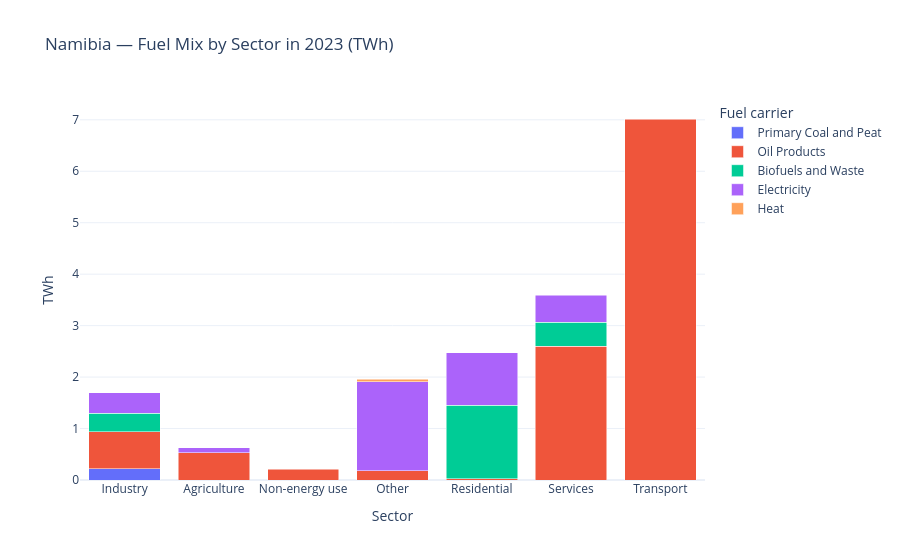

Notebook code for this chart:
### Markdown cell above
## 7 · Fuel mix per sector (latest year — grouped bar)

### Code cell
df_latest = df_sectors[df_sectors["year"] == 2020].copy()

# Melt fuel columns into long format
df_fuels_long = df_latest.melt(
    id_vars=["sector"],
    value_vars=FUEL_COLS,
    var_name="fuel",
    value_name="TWh",
)
df_fuels_long = df_fuels_long[df_fuels_long["TWh"] > 0]

fig = px.bar(
    df_fuels_long,
    x="sector",
    y="TWh",
    color="fuel",
    barmode="stack",
    title=f"{COUNTRY} — Fuel Mix by Sector in {latest_year} (TWh)",
    labels={"TWh": "TWh", "sector": "Sector", "fuel": "Fuel"},
    template="plotly_white",
)
fig.update_layout(legend_title_text="Fuel carrier")
fig.show()

### Figure 1 — Plotly figure (JSON) as saved in the notebook; plotly's stock layout.template omitted (floating-point values rounded to 4 significant figures)
{"data": [{"hovertemplate": "Fuel=Primary Coal and Peat<br>Sector=%{x}<br>TWh=%{y}<extra></extra>", "legendgroup": "Primary Coal and Peat", "marker": {"color": "#636efa", "pattern": {"shape": ""}}, "name": "Primary Coal and Peat", "orientation": "v", "showlegend": true, "textposition": "auto", "type": "bar", "x": ["Industry"], "xaxis": "x", "y": [0.2206], "yaxis": "y"}, {"hovertemplate": "Fuel=Oil Products<br>Sector=%{x}<br>TWh=%{y}<extra></extra>", "legendgroup": "Oil Products", "marker": {"color": "#EF553B", "pattern": {"shape": ""}}, "name": "Oil Products", "orientation": "v", "showlegend": true, "textposition": "auto", "type": "bar", "x": ["Agriculture", "Industry", "Non-energy use", "Other", "Residential", "Services", "Transport"], "xaxis": "x", "y": [0.5256, 0.72, 0.2067, 0.1839, 0.02222, 2.596, 7.016], "yaxis": "y"}, {"hovertemplate": "Fuel=Biofuels and Waste<br>Sector=%{x}<br>TWh=%{y}<extra></extra>", "legendgroup": "Biofuels and Waste", "marker": {"color": "#00cc96", "pattern": {"shape": ""}}, "name": "Biofuels and Waste", "orientation": "v", "showlegend": true, "textposition": "auto", "type": "bar", "x": ["Industry", "Residential", "Services"], "xaxis": "x", "y": [0.3608, 1.435, 0.4733], "yaxis": "y"}, {"hovertemplate": "Fuel=Electricity<br>Sector=%{x}<br>TWh=%{y}<extra></extra>", "legendgroup": "Electricity", "marker": {"color": "#ab63fa", "pattern": {"shape": ""}}, "name": "Electricity", "orientation": "v", "showlegend": true, "textposition": "auto", "type": "bar", "x": ["Agriculture", "Industry", "Other", "Residential", "Services"], "xaxis": "x", "y": [0.1039, 0.3969, 1.723, 1.014, 0.5211], "yaxis": "y"}, {"hovertemplate": "Fuel=Heat<br>Sector=%{x}<br>TWh=%{y}<extra></extra>", "legendgroup": "Heat", "marker": {"color": "#FFA15A", "pattern": {"shape": ""}}, "name": "Heat", "orientation": "v", "showlegend": true, "textposition": "auto", "type": "bar", "x": ["Other"], "xaxis": "x", "y": [0.04917], "yaxis": "y"}], "layout": {"barmode": "stack", "legend": {"title": {"text": "Fuel carrier"}, "tracegroupgap": 0}, "title": {"text": "Namibia — Fuel Mix by Sector in 2023 (TWh)"}, "xaxis": {"anchor": "y", "domain": [0, 1], "title": {"text": "Sector"}}, "yaxis": {"anchor": "x", "domain": [0, 1], "title": {"text": "TWh"}}}}
